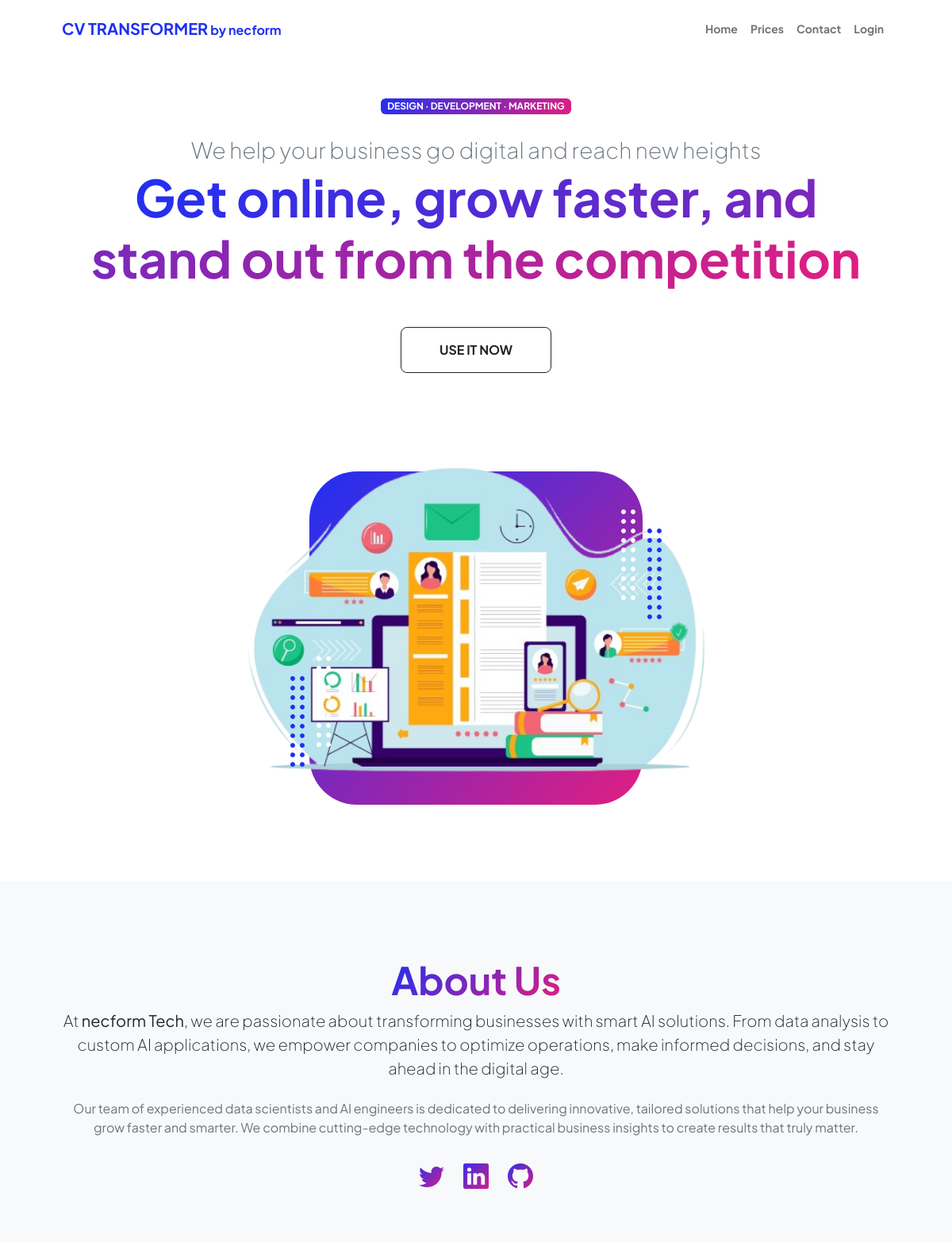
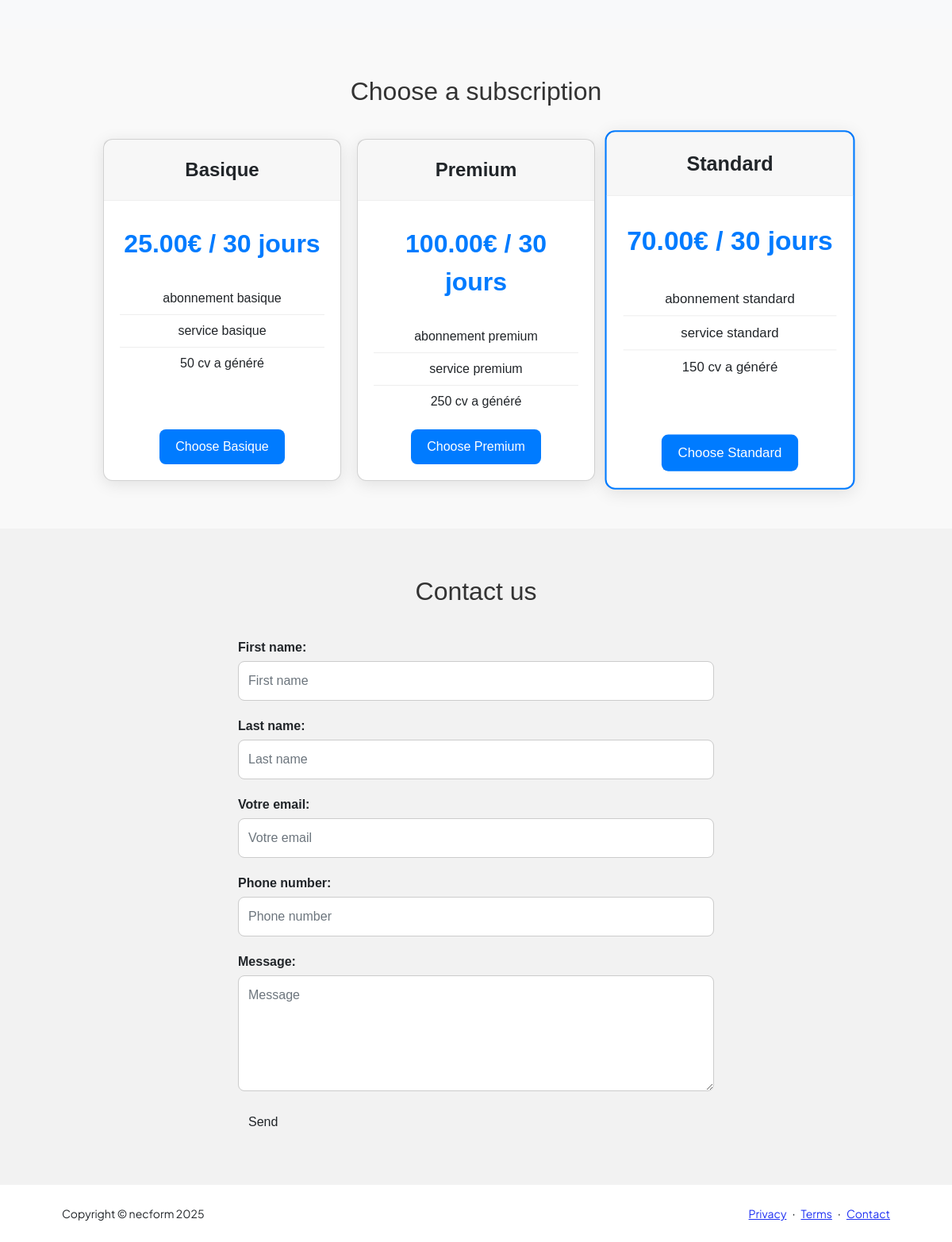
The page / on the database its author committed (2 pictures, top to bottom).
### dashboard/models.py (models this page shows, shortened)
class Abonnement(models.Model):
    TYPE_CHOICES = [
        ("Basique", "Basique"),
        ("Standard", "Standard"),
        ("Premium", "Premium"),
    ]
    type = models.CharField(
        max_length=20,
        choices=TYPE_CHOICES,
        unique=True
    )
    prix_euros = models.DecimalField(
        max_digits=6,
        decimal_places=2,
        default=0.00,
        help_text="Prix de l'abonnement en euros (€)"
    )
    duree_jours = models.PositiveIntegerField(
        default=30,
        help_text="Durée de validité de l'abonnement en jours"
    )
    description = models.TextField(
        blank=True,
        null=True,
        default="",
        help_text="Écris une ligne par fonctionnalité (une ligne = un avantage)"
    )
    nombre_cv = models.PositiveIntegerField(
        default=0,
        help_text="Nombre de CV téléchargeables avec cet abonnement"
    )
    def get_description_list(self):
        return [line.strip() for line in self.description.split("\n") if line.strip()]

### readingcv/views.py (the view)
# urls.py: path('', views.index_front, name='index_front'),
def index_front(request):
    abonnements = Abonnement.objects.all()
    if request.method == "POST":
        form = ContactMessageForm(request.POST)
        if form.is_valid():
            form.save()
            messages.success(request, "✅ Message envoyé avec succès !")
            return redirect('index')  # ou le nom de ton URL pour index_front
    else:
        form = ContactMessageForm()
    return render(request, 'dashboard/index.html', {
        'abonnements': abonnements,
        'form': form,
    })

### dashboard/forms.py
class ContactMessageForm(forms.ModelForm):
    class Meta:
        model = ContactMessage
        fields = ["first_name", "last_name", "email", "phone", "message"]
        widgets = {
            "first_name": forms.TextInput(attrs={"placeholder": "First name", "class": "form-control"}),
            "last_name": forms.TextInput(attrs={"placeholder": "Last name", "class": "form-control"}),
            "email": forms.EmailInput(attrs={"placeholder": "Votre email", "class": "form-control"}),
            "phone": forms.TextInput(attrs={"placeholder": "Phone number", "class": "form-control"}),
            "message": forms.Textarea(attrs={"placeholder": "Message", "class": "form-control", "rows": 5}),
        }

### dashboard/context_processors.py (called while the page is built, shortened)
def global_variables(request):
    today = timezone.now().date()
    cv_restants = 0
    can_download = False
    abonnement = None
    user = None
    return {
        "user": user,
        "today": today,
        "abonnement": abonnement,
        "cv_restants": cv_restants,
        "can_download": can_download,
    }

### dashboard/templates/dashboard/index.html (shortened to what this page needs)
{% load static %}
<!DOCTYPE html>
<html lang="en">
    <head>
        <link href="https://cdn.jsdelivr.net/npm/bootstrap-icons@1.8.1/font/bootstrap-icons.css" rel="stylesheet" />
        <link href="{% static 'dashboard/styles.css' %}" rel="stylesheet" />
    </head>
    <body class="d-flex flex-column h-100">
        <main class="flex-shrink-0">
            <nav class="navbar navbar-expand-lg navbar-light bg-white py-3">
                <div class="container px-5">
                    <a class="navbar-brand" href="{% url 'index_front' %}"><span class="fw-bolder text-primary">CV TRANSFORMER<span class="fs-6"> by necform</span></span></a>
                    <div class="collapse navbar-collapse" id="navbarSupportedContent">
                        <ul class="navbar-nav ms-auto mb-2 mb-lg-0 small fw-bolder">
                            <li class="nav-item"><a class="nav-link" href="{% url 'index_front' %}">Home</a></li>
                            <li class="nav-item"><a class="nav-link" href="#abonnements">Prices</a></li>
                            <li class="nav-item"><a class="nav-link" href="#contact">Contact</a></li>
                            <li class="nav-item"><a class="nav-link" href="{% url 'login' %}">Login</a></li>
                        </ul>
                    </div>
                </div>
            </nav>
            <header class="py-5">
                <div class="container px-5 pb-5">
                    <div class="row gx-5 align-items-center">
                        <div class="col-xxl-5">
                            <div class="text-center text-xxl-start">
                                <div class="badge bg-gradient-primary-to-secondary text-white mb-4"><div class="text-uppercase">Design &middot; Development &middot; Marketing</div></div>
                                <div class="fs-3 fw-light text-muted">We help your business go digital and reach new heights</div>
                                <h1 class="display-3 fw-bolder mb-5"><span class="text-gradient d-inline">Get online, grow faster, and stand out from the competition</span></h1>
                                <div class="d-grid gap-3 d-sm-flex justify-content-sm-center justify-content-xxl-start mb-3">
                                    <a class="btn btn-outline-dark btn-lg px-5 py-3 fs-6 fw-bolder" href="{%url 'login' %}">USE IT NOW</a>
                                </div>
                            </div>
                        </div>
                        <div class="col-xxl-7">
                            <div class="d-flex justify-content-center mt-5 mt-xxl-0">
                                <div class="profile bg-gradient-primary-to-secondary">
                                    <img class="profile-img" style="width: 700px; height: auto;" src="{% static 'dashboard/cv.png' %}" alt="..." />
                                    <div class="dots-1">
                                    </div>
                                    <div class="dots-2">
                                    </div>
                                    <div class="dots-3">
                                    </div>
                                    <div class="dots-4">
                                    </div>
                                </div>
                            </div>
                        </div>
                    </div>
                </div>
            </header>
            <section class="bg-light py-5">
                <div class="container px-5">
                    <div class="row gx-5 justify-content-center">
                        <div class="col-xxl-8">
                            <div class="text-center my-5">
                                <h2 class="display-5 fw-bolder"><span class="text-gradient d-inline">About Us</span></h2>
                                <p class="lead fw-light mb-4">
                                    At <strong>necform Tech</strong>, we are passionate about transforming businesses with smart AI solutions.
                                    From data analysis to custom AI applications, we empower companies to optimize operations, make informed decisions,
                                    and stay ahead in the digital age.
                                </p>
                                <p class="text-muted">
                                    Our team of experienced data scientists and AI engineers is dedicated to delivering innovative, tailored solutions
                                    that help your business grow faster and smarter. We combine cutting-edge technology with practical business insights
                                    to create results that truly matter.
                                </p>
                                <div class="d-flex justify-content-center fs-2 gap-4 mt-4">
                                    <a class="text-gradient" href="#!"><i class="bi bi-twitter"></i></a>
                                    <a class="text-gradient" href="https://www.linkedin.com/in/nour-eddine-yamouni-0163a5256/"><i class="bi bi-linkedin"></i></a>
                                    <a class="text-gradient" href="#!"><i class="bi bi-github"></i></a>
                                </div>
                            </div>
                        </div>
                    </div>
                </div>
            </section>
            <section id="abonnements" class="abonnement-section">
            <div class="container">
                <h2 class="section-title">Choose a subscription</h2>
                <div class="cards">
                {% for abo in abonnements %}
                <div class="card {% if abo.type == 'Standard' %}popular{% endif %}">
                    <div class="card-header">{{ abo.type }}</div>
                    <div class="card-body">
                    <p class="price">{{ abo.prix_euros }}€ / {{ abo.duree_jours }} jours</p>
                    <ul>
                        {% for line in abo.get_description_list %}
                        <li>{{ line }}</li>
                        {% endfor %}
                    </ul>
                    <a href="{% url 'login' %}">
                        <button class="btn">Choose {{ abo.type }}</button>
                    </a>
                    </div>
                </div>
                {% endfor %}
                </div>
            </div>
            </section>
            <section id="contact" class="contact-section">
                <div class="container">
                    <h2 class="section-title">Contact us</h2>
                    <form method="POST" class="contact-form">
                        <div class="form-group">
                            {{ form.first_name.label_tag }}
                            {{ form.first_name }}
                        </div>
                        <div class="form-group">
                            {{ form.last_name.label_tag }}
                            {{ form.last_name }}
                        </div>
                        <div class="form-group">
                            {{ form.email.label_tag }}
                            {{ form.email }}
                        </div>
                        <div class="form-group">
                            {{ form.phone.label_tag }}
                            {{ form.phone }}
                        </div>
                        <div class="form-group">
                            {{ form.message.label_tag }}
                            {{ form.message }}
                        </div>
                        <button type="submit" class="btn">Send</button>
                    </form>
                </div>
            </section>
        </main>
        <footer class="bg-white py-4 mt-auto">
            <div class="container px-5">
                <div class="row align-items-center justify-content-between flex-column flex-sm-row">
                    <div class="col-auto"><div class="small m-0">Copyright &copy; necform 2025</div></div>
                    <div class="col-auto">
                        <a class="small" href="#!">Privacy</a>
                        <span class="mx-1">&middot;</span>
                        <a class="small" href="#!">Terms</a>
                        <span class="mx-1">&middot;</span>
                        <a class="small" href="#!">Contact</a>
                    </div>
                </div>
            </div>
        </footer>
    </body>
</html>

### dashboard/templates/dashboard/index.html (style rules this page uses)
.abonnement-section { padding: 60px 20px; background-color: #f9f9f9; text-align: center; font-family: Arial, sans-serif; }
.abonnement-section .section-title { font-size: 2rem; margin-bottom: 40px; color: #333; }
.abonnement-section .cards { display: flex; flex-wrap: wrap; justify-content: center; gap: 20px; align-items: stretch; }
.abonnement-section .card { background-color: white; border-radius: 12px; box-shadow: 0 4px 20px rgba(0,0,0,0.1); width: 300px; transition: transform 0.3s, box-shadow 0.3s; display: flex; flex-direction: column; }
.abonnement-section .card-header { font-size: 1.5rem; font-weight: bold; padding: 20px; border-bottom: 1px solid #eee; }
.abonnement-section .card-body { padding: 20px; flex: 1; display: flex; flex-direction: column; justify-content: space-between; }
.abonnement-section .price { font-size: 2rem; font-weight: bold; color: #007bff; margin: 10px 0; }
.abonnement-section ul { list-style: none; padding: 0; margin: 15px 0; display: flex; flex-direction: column; justify-content: flex-start; flex-grow: 1; min-height: 120px; }
.abonnement-section ul li { padding: 8px 0; border-bottom: 1px solid #eee; }
.abonnement-section ul li:last-child { border-bottom: none; }
.abonnement-section .btn { padding: 10px 20px; background-color: #007bff; border: none; border-radius: 8px; color: white; font-size: 1rem; cursor: pointer; transition: background-color 0.3s; }
.abonnement-section .popular { border: 2px solid #007bff; transform: scale(1.05); }
.contact-section { padding: 60px 20px; background-color: #f2f2f2; font-family: Arial, sans-serif; text-align: center; }
.contact-section .section-title { font-size: 2rem; margin-bottom: 40px; color: #333; }
.contact-section .contact-form { max-width: 600px; margin: 0 auto; text-align: left; }
.contact-section .form-group { margin-bottom: 20px; }
.contact-section .form-group label { display: block; font-weight: bold; margin-bottom: 5px; }
.contact-section .form-group input, .contact-section .form-group textarea { width: 100%; padding: 12px; border-radius: 8px; border: 1px solid #ccc; font-size: 1rem; box-sizing: border-box; }
.contact-section textarea { resize: vertical; }

### rows shown on the page
Abonnement: type "Basique", prix_euros "25.00", duree_jours "30", get_description_list "abonnement basique" "service basique" "50 cv a généré"
Abonnement: type "Premium", prix_euros "100.00", duree_jours "30", get_description_list "abonnement premium" "service premium" "250 cv a généré"
Abonnement: type "Standard", prix_euros "70.00", duree_jours "30", get_description_list "abonnement standard" "service standard" "150 cv a généré"
